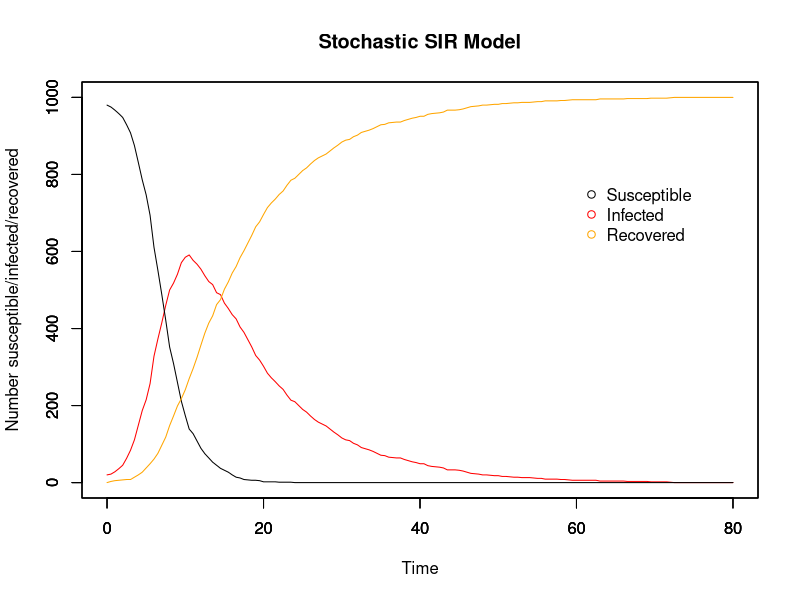

Write R code to recreate this figure.
## Population-based stochastic SIR model from scratch
## 26/10/17

##########################
## Input values for SIR ##
##########################

# Time
timestep <- 0.5
end <- 80
times <- seq(0, end, by = timestep)

# Initial population: N-1 susceptible, 1 infectious, 0 recovered
init.values = c(
  S = 1000-20,
  I = 20,
  R = 0
)
N = sum(init.values)

# Beta & gammma
beta <- 0.75
gamma <- 0.1

###############
## The model ##
###############

# Array for holding collective disease status information for whole period of time
data <- array(0, dim =c(length(times), length(init.values)+3))
data[,1] <- times # make first column the timesteps to make plotting easier later on

set.seed(17)
# R0 = 1.5 || Beta = 0.15, gamma = 0.1
# Pop = 50: 7, 12, 13, 14, 18
# Pop = 200: 14, 16, 18, 22, 30
# Pop = 1000: 3, 14, 30, 35, 41

# R0 = 7.5 || Beta = 0.75, gamma = 0.1
# Pop = 50: 1, 4, 7, 10, 15
# Pop = 200: 2, 7, 13, 15, 16
# Pop = 1000: 1, 3, 7, 15, 17

# Beta = 0.005, gamma = 0.08
# Pop = 50: 35, 57, 95, 113, 227
# Pop = 200: 2, 7, 8, 14, 20
# Pop = 1000: 6, 8, 20, 27, 28

# Beta = 0.05, gamma = 0.08
# Pop = 50: 7, 10, 15, 18, 25
# Pop = 200: 4, 7, 9, 15, 19
# Pop = 1000: 6, 8, 27, 28, 30


# For loops for calculating the numbers susceptible, infected, and recovered at each timepoint
for (time in times){
  if (time == 0){ # Set up the number of S/I/R at time 0
    data[1,2] <- init.values["S"] # number of susceptibles at time 0
    data[1,3] <- init.values["I"] # number of infecteds at time 0
    data[1,4] <- init.values["R"] # number of recovereds at time 0
    data[1,5] <- init.values["I"] # number newly infected at time 0
    data[1,6] <- init.values["R"] # number newly recovered at time 0
    
  } else{
    whole_time <- 1/timestep * time # makes time into the whole number that it corresponds to in the array
    
    inf <- rbinom(1, size = data[whole_time,2], (1-(exp((-beta)*(data[whole_time,3]/N)*timestep)))) # number who become infected in this timestep
    rec <- rbinom(1, size = data[whole_time,3], (1-(exp((-gamma)*timestep)))) # number who become recovered in this timestep
    
    data[whole_time+1,2] <- data[whole_time,2] - inf # number of susceptibles at next timestep
    
    data[whole_time+1,3] <- data[whole_time,3]  + inf - rec # number of infecteds at next timestep
    
    data[whole_time+1,4] <- data[whole_time,4] + rec # number of recovereds at next timestep
    
    data[whole_time+1,5] <- data[whole_time+1,3] - data[whole_time,3] + data[whole_time+1,4] - data[whole_time,4] # number of newly infected
    
    data[whole_time+1,6] <- data[whole_time+1,4] - data[whole_time,4] # number of newly recovered
  }
}

###############
## SIR plots ##
###############

run_stoch <- data.frame(data) # make array into a dataframe
colnames(run_stoch) <- c("time","S", "I", "R", "new_I", "new_R")

par(mfrow = c(1,1))

# Plot for SIR model
plot(x = run_stoch$time, y = run_stoch$I, type = "l", col = "red", ylim = c(0,N),
     xlab = "Time", ylab = "Number susceptible/infected/recovered", main = "Stochastic SIR Model")
par(new=T)
plot(x = run_stoch$time, y = run_stoch$S, type = "l", ylim = c(0,N), ylab = "", xlab = "") # add susceptible line
par(new=T)
plot(x = run_stoch$time, y = run_stoch$R, type = "l", col = "orange", ylim = c(0,N), ylab = "", xlab = "") # recovered

# Add legend
legend(60, 0.8*N, c("Susceptible", "Infected", "Recovered"), pch = 1, col = c("black", "red", "orange"), bty = "n")

###############
## Save data ##
###############

setwd("/home/evelina/Development/stochastic_vs_deterministic")

# Save SIR data 
write.csv(run_stoch, file = "data_pop1000_b0.75_g0.1_17.csv", row.names = FALSE)
